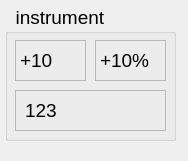
<?xml version="1.0" encoding="UTF-8"?>
<ui version="4.0">
 <class>Form</class>
 <widget class="QWidget" name="Form">
  <property name="geometry">
   <rect>
    <x>0</x>
    <y>0</y>
    <width>188</width>
    <height>161</height>
   </rect>
  </property>
  <property name="windowTitle">
   <string>Form</string>
  </property>
  <widget class="QGroupBox" name="groupBox">
   <property name="geometry">
    <rect>
     <x>5</x>
     <y>5</y>
     <width>171</width>
     <height>136</height>
    </rect>
   </property>
   <property name="font">
    <font>
     <pointsize>14</pointsize>
    </font>
   </property>
   <property name="title">
    <string>  instrument</string>
   </property>
   <widget class="QFrame" name="frame">
    <property name="geometry">
     <rect>
      <x>10</x>
      <y>35</y>
      <width>71</width>
      <height>41</height>
     </rect>
    </property>
    <property name="frameShape">
     <enum>QFrame::StyledPanel</enum>
    </property>
    <property name="frameShadow">
     <enum>QFrame::Raised</enum>
    </property>
    <widget class="QLabel" name="label">
     <property name="geometry">
      <rect>
       <x>5</x>
       <y>5</y>
       <width>61</width>
       <height>31</height>
      </rect>
     </property>
     <property name="text">
      <string>+10</string>
     </property>
    </widget>
   </widget>
   <widget class="QFrame" name="frame_2">
    <property name="geometry">
     <rect>
      <x>90</x>
      <y>35</y>
      <width>71</width>
      <height>41</height>
     </rect>
    </property>
    <property name="frameShape">
     <enum>QFrame::StyledPanel</enum>
    </property>
    <property name="frameShadow">
     <enum>QFrame::Raised</enum>
    </property>
    <widget class="QLabel" name="label_2">
     <property name="geometry">
      <rect>
       <x>5</x>
       <y>5</y>
       <width>61</width>
       <height>31</height>
      </rect>
     </property>
     <property name="text">
      <string>+10%</string>
     </property>
    </widget>
   </widget>
   <widget class="QFrame" name="frame_3">
    <property name="geometry">
     <rect>
      <x>10</x>
      <y>85</y>
      <width>151</width>
      <height>41</height>
     </rect>
    </property>
    <property name="frameShape">
     <enum>QFrame::StyledPanel</enum>
    </property>
    <property name="frameShadow">
     <enum>QFrame::Raised</enum>
    </property>
    <widget class="QLabel" name="label_3">
     <property name="geometry">
      <rect>
       <x>10</x>
       <y>5</y>
       <width>136</width>
       <height>31</height>
      </rect>
     </property>
     <property name="text">
      <string>123</string>
     </property>
    </widget>
   </widget>
  </widget>
 </widget>
 <resources/>
 <connections/>
</ui>
